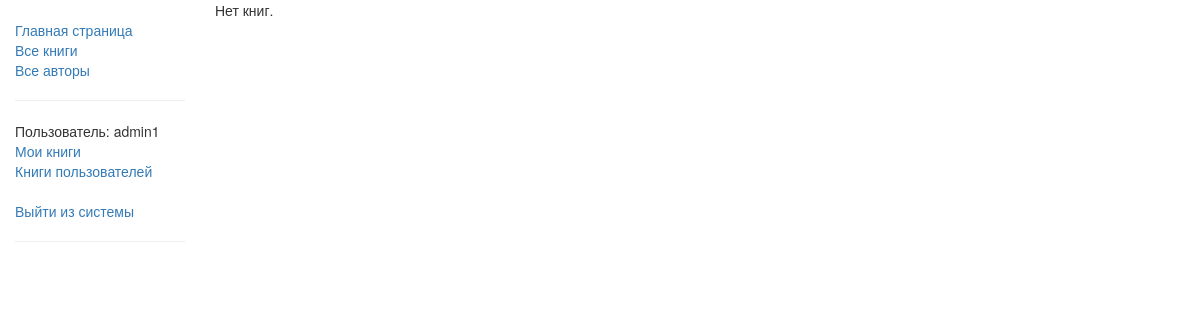
The page /catalog/mybooks/ (signed in) on the database as committed earlier.
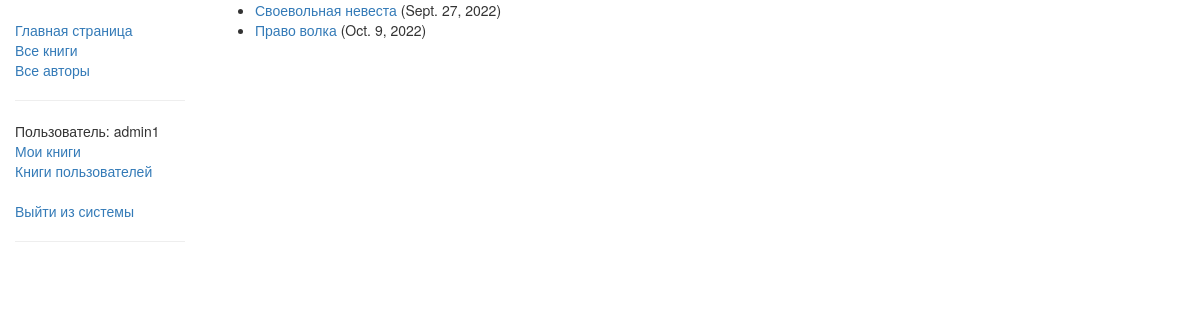
The same page on the database as committed later.
### catalog/models.py (models this page shows, shortened)
class BookInstance(models.Model):
    id = models.UUIDField(primary_key=True,
                        default=uuid.uuid4,
                        help_text='Уникальный номер для данного экземпляра по всей библиотеке')
    book = models.ForeignKey(Book, on_delete=models.SET_NULL, null=True)
    imprint = models.CharField(max_length=200)
    due_back = models.DateField(null=True, blank=True)
    borrower = models.ForeignKey(User, on_delete=models.SET_NULL, null=True, blank=True)
    LOAN_STATUS = (
        ('m', 'На обслуживании'),
        ('o', 'На руках'),
        ('a', 'Доступна'),
        ('r', 'Зарезервирована')
    )
    status = models.CharField(max_length=1,
                            choices=LOAN_STATUS,
                            blank=True,
                            default='m',
                            help_text='Доступность книги')
    class Meta:
        ordering = ['due_back']
        permissions = [('can_mark_returned', 'Set book as returned')]
    @property
    def is_overdue(self):
        if self.due_back and date.today() > self.due_back:
            return True
        return False

class Book(models.Model):
    title = models.CharField(max_length=200)
    author = models.ForeignKey('Author',
                                on_delete=models.SET_NULL,
                                null=True)
    summary = models.TextField(max_length=1000,
                                help_text='Введите краткое описание книги')
    isbn = models.CharField('ISBN', max_length=13,
                            help_text='13 символов <a href="https://www.isbn-international.org/content/what-isbn">ISBN номер</a>')
    genre = models.ManyToManyField(Genre, help_text='Выберите жанр книги')
    def display_genre(self):
        """Получаем текстовое название жанра для панели администратора"""
        return ', '.join([genre.name for genre in self.genre.all()[:3]])
    display_genre.short_description = 'Genre'
    class Meta:
        permissions = [('can_create_book', 'Can create/update/delete book')]

### catalog/views.py (the view)
class LoanedBooksByUserListView(LoginRequiredMixin, generic.ListView):
    model = BookInstance
    template_name = 'bi_list_borrowed_user.html'
    paginate_by = 10
    def get_queryset(self):
        return BookInstance.objects.filter(borrower=self.request.user).filter(status__exact='o').order_by('due_back')

### catalog/templates/bi_list_borrowed_user.html (shortened to what this page needs)
{% extends 'base.html' %}
{% block content %}
    {% if bookinstance_list %}
        <ul>
            {% for bookinst in bookinstance_list %}
                <li class="{% if bookinst.is_overdue %}text-danger{% endif %}">
                    <a href="{% url 'book-detail' bookinst.book.pk %}">
                        {{ bookinst.book.title }}
                    </a>
                     ({{ bookinst.due_back }})
                </li>
            {% endfor %}
        </ul>
    {% else %}
        <p>Нет книг.</p>
    {% endif %}
{% endblock %}

Rows that differ between the two databases and show on the page:
now on this page (row edited): BookInstance: book "Своевольная невеста", due_back "Sept. 27, 2022"
now on this page (row edited): BookInstance: book "Право волка", due_back "Oct. 9, 2022"
Other text that changed with them:
text no longer shown: "Нет книг."
